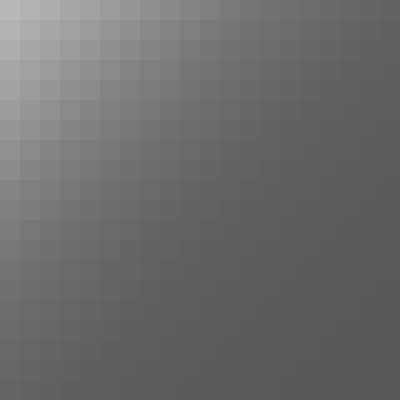
Frame 1 (no input)
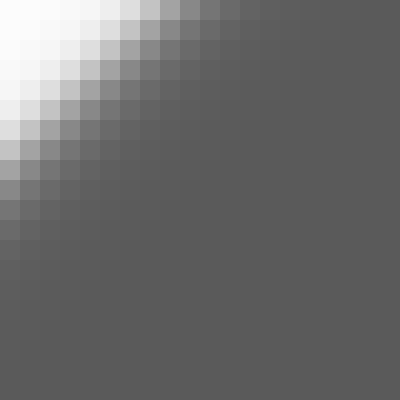
Frame 60 (no input)
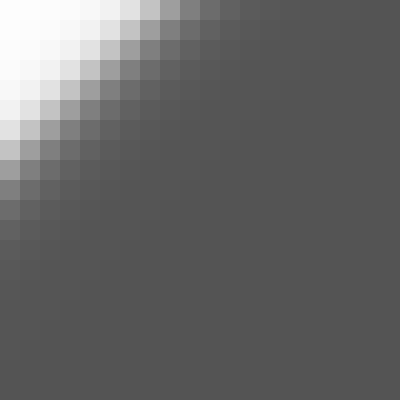
Frame 120 (the mouse pressed at the canvas centre since frame 60)

The p5.js sketch that drew these frames (run headless with seeded random() and noise() and a simulated clock; from frame 60 on, the mouse is pressed at the canvas centre):

// p5.js sketch
// ── sketch.js
let nn;

let training_data = [{
  inputs: [0, 0],
  targets: [1]
}, {
  inputs: [1, 0],
  targets: [0]
}, {
  inputs: [0, 1],
  targets: [0]
}, {
  inputs: [1, 1],
  targets: [1]
}];

let lr_slider;

function setup() {
  createCanvas(400, 400);
  nn = new NeuralNetwork(2, 2, 1);
  lr_slider = createSlider(0.01, 0.1, 0.05, 0.01);
}

function draw() {
  background(0);

  nn.learning_rate = lr_slider.value();

  for (let i = 0; i < 5000; i++) {
    let data = random(training_data);
    nn.train(data.inputs, data.targets);
  }

  let resolution = 20;
  let cols = floor(width / resolution);
  let rows = floor(height / resolution);

  for (let i = 0; i < cols; i++) {
    for (let j = 0; j < rows; j++) {
      let x = i * resolution;
      let y = j * resolution;
      let input_1 = i / (cols - 1);
      let input_2 = j / (rows - 1);
      let output = nn.feedforward([input_1, input_2]);
      let col = output[0] * 255;
      fill(col);
      noStroke();
      rect(x, y, resolution, resolution);
    }
  }



}
// ── GeneticAlgorithm.js
function nextGeneration(population_array){
	
	calculateFitness(population_array);
	for(let i = 0; i < population_array; i++){
		let parents = pickFitest(population_array);
		let child = crossover(parents);
		mutate(child);
		population[i] = child;
	}
}

function mutate(child){
	child.mutate(0.1)
}

function calculateFitness(population_array){
	let sum = 0;
	for(let object of population_array){
		sum+= object.score;
	}

	for(let object of population_array){
		object.fitness = object.score / sum;
	}
}

function pickFitest(population_array){
	let fitest = [];
	for(let i = 0; i < 2; i++){
		let index = 0;
		let r = random(1);

		while(r > 0){
			r = r - population_array[index].fitness;
			index++;
		}
		index--;

		fitest.push(population_array[index]);
	}
	return fitest;
}

function crossover(fitest_population_array){
	let parent_brain_A = fitest_population_array[0];
	let parent_brain_B = fitest_population_array[1];

	let wb_A = parent_brain_A.getWeightsAndBiases();
	let wb_B = parent_brain_B.getWeightsAndBiases();

	let start = floor(random(wab_A.length, wb_B.length));
	let end = floor(random(start + 1, wab_A,length))
	let child_data = wb_A.slice(start, end);

	for(let i = 0; i < wb_B.length; i++){
		let aux = wb_B[i];
		if(!child_data.includes(aux)){
			if(i < start){
				child_data.unshift(aux);
			}else{
				child_data.push(aux);
			}
		}
	}

	let child = new NeuralNetwork(parent_brain_A.input_nodes, parent_brain_A.hidden_nodes, parent_brain_A.output_nodes);
	child.setWeightsAndBiases(child_data);
	return child;

}
// ── Matrix.js
class Matrix{

	constructor(rows, cols){
		this.rows = rows;
		this.cols = cols;
		this.data = [];

		for(let i = 0; i < this.rows; i++){
			this.data[i] = [];
			for(let j = 0; j < this.cols; j++){
				this.data[i][j] = 0;
			}
		}
	}

	// Multiplies two matrices
	static multiply(m1, m2){
		// Matrix product
    	if (m1.cols !== m2.rows) {
    	  console.log('Columns of A must match rows of B.')
    	  return undefined;
    	}
    	let result = new Matrix(m1.rows, m2.cols);
    	for (let i = 0; i < result.rows; i++) {
    	  for (let j = 0; j < result.cols; j++) {
    	    // Dot product of values in col
    	    let sum = 0;
    	    for (let k = 0; k < m1.cols; k++) {
    	      sum += m1.data[i][k] * m2.data[k][j];
    	    }
    	    result.data[i][j] = sum;
    	  }
    	}
    	return result;
	}

	// Maps the func passed onto the matrix
	static map(matrix, func){
		let aux = new Matrix(matrix.rows, matrix.cols);
		for(let i = 0; i < matrix.rows; i++){
			for(let j = 0; j < matrix.cols; j++){
				let val = matrix.data[i][j];
				aux.data[i][j] = func(val);
			}
		}
		return aux;
	}

	// Substracts 2 matrices
	static subtract(a, b) {
 	   // Return a new Matrix a-b
 	   let result = new Matrix(a.rows, a.cols);
 	   for (let i = 0; i < result.rows; i++) {
  	    for (let j = 0; j < result.cols; j++) {
  	      result.data[i][j] = a.data[i][j] - b.data[i][j];
  	    }
  	  }
  	  return result;
  	}

	// Transposes a matrix
	static transpose(matrix) {
    	let result = new Matrix(matrix.cols, matrix.rows);
    	for (let i = 0; i < matrix.rows; i++) {
    	  for (let j = 0; j < matrix.cols; j++) {
    	    result.data[j][i] = matrix.data[i][j];
    	  }
   	 	}
  	  return result;
 	}

	// Creates a vector matrix from the array
	static fromArray(arr){
		let aux = new Matrix(arr.length, 1);
		for(let i = 0; i < arr.length; i++){	
			aux.data[i][0] = arr[i];
		}
		return aux;
	}

	static deserialize(data) {
    	if (typeof data == 'string') {
    	  let newData = JSON.parse(data);
    	}
    	let matrix = new Matrix(newData.rows, newData.cols);
    	matrix.data = newData.data;
    	return matrix;
  	}

	copy() {
	    let m = new Matrix(this.rows, this.cols);
	    for (let i = 0; i < this.rows; i++) {
	      for (let j = 0; j < this.cols; j++) {
	        m.data[i][j] = this.data[i][j];
	      }
	    }
	    return m;
	}


	// Returns an array filled with the matrix values
	toArray(){
		let aux = [];
		for(let i = 0; i < this.rows; i++){
			for(let j = 0; j < this.cols; j++){
				aux.push(this.data[i][j]);
			}
		}
		return aux;
	}

	// Maps the caller matrix with the passed function
	map(func){
		for(let i = 0; i < this.rows; i++){
			for(let j = 0; j < this.cols; j++){
				let val = this.data[i][j];
				this.data[i][j] = func(val);
			}
		}
	}

	//Adds this and the passed matrix;
	add(n) {
  		  if (n instanceof Matrix) {
  		    for (let i = 0; i < this.rows; i++) {
  		     for (let j = 0; j < this.cols; j++) {
  		       this.data[i][j] += n.data[i][j];
  		     }
  		   }
  		 } else {
  		   for (let i = 0; i < this.rows; i++) {
  		     for (let j = 0; j < this.cols; j++) {
  		       this.data[i][j] += n;
  		    }
  		  }
  		}
  	}

	// Either multiplies the whole matrix with a number, or does a elementary matrix multiplication
	multiply(n) {
	    if (n instanceof Matrix) {
	      // hadamard product
	      for (let i = 0; i < this.rows; i++) {
	        for (let j = 0; j < this.cols; j++) {
	          this.data[i][j] *= n.data[i][j];
	        }
	      }
	    } else {
	      // Scalar product
	      for (let i = 0; i < this.rows; i++) {
	        for (let j = 0; j < this.cols; j++) {
	          this.data[i][j] *= n;
	        }
	      }
	    }
	  }

	subtract(matrix){
		if(this.rows !== matrix.rows || this.cols !== matrix.cols){
			console.log("Cols or Rows of the passed matrix do not match");
			return undefined;
		}else{
			for(let i = 0; i < this.rows; i++){
				for(let j = 0; j < this.cols; j++){
					this.data[i][j] -= matrix.data[i][j];
				}
			}
		}
	}

	// Fills the caller with random values between - 1 ... 1
	randomize(){
		for(let i = 0; i < this.rows; i++){
			for(let j = 0; j < this.cols; j++){
				this.data[i][j] = Math.random() * 2 - 1
			}
		}
	}

	print(){
		console.table(this.data);
	}

	serialize() {
   		return JSON.stringify(this);
 	}
}


if (typeof module !== 'undefined') {
  module.exports = Matrix;
}
// ── NeuralNetwork.js
class ActivationFunction {
  constructor(func, dfunc) {
    this.func = func;
    this.dfunc = dfunc;
  }
}

let sigmoid = new ActivationFunction(
  x => 1 / (1 + Math.exp(-x)),
  y => y * (1 - y)
);

let tanh = new ActivationFunction(
  x => Math.tanh(x),
  y => 1 - (y * y)
);


class NeuralNetwork {
  /*
  * if first argument is a NeuralNetwork the constructor clones it
  * USAGE: cloned_nn = new NeuralNetwork(to_clone_nn);
  */
  constructor(in_nodes, hid_nodes, out_nodes) {
    if (in_nodes instanceof NeuralNetwork) {
      let a = in_nodes;
      this.input_nodes = a.input_nodes;
      this.hidden_nodes = a.hidden_nodes;
      this.output_nodes = a.output_nodes;

      this.weights_ih = a.weights_ih.copy();
      this.weights_ho = a.weights_ho.copy();

      this.bias_h = a.bias_h.copy();
      this.bias_o = a.bias_o.copy();
    } else {
      this.input_nodes = in_nodes;
      this.hidden_nodes = hid_nodes;
      this.output_nodes = out_nodes;

      this.weights_ih = new Matrix(this.hidden_nodes, this.input_nodes);
      this.weights_ho = new Matrix(this.output_nodes, this.hidden_nodes);
      this.weights_ih.randomize();
      this.weights_ho.randomize();

      this.bias_h = new Matrix(this.hidden_nodes, 1);
      this.bias_o = new Matrix(this.output_nodes, 1);
      this.bias_h.randomize();
      this.bias_o.randomize();
    }

    // TODO: copy these as well
    this.setLearningRate();
    this.setActivationFunction();

  }

  feedforward(input_array) {

    // Generating the Hidden Outputs
    let inputs = Matrix.fromArray(input_array);
    let hidden = Matrix.multiply(this.weights_ih, inputs);
    hidden.add(this.bias_h);
    // activation function!
    hidden.map(this.activation_function.func);

    // Generating the output's output!
    let output = Matrix.multiply(this.weights_ho, hidden);
    output.add(this.bias_o);
    output.map(this.activation_function.func);

    // Sending back to the caller!
    return output.toArray();
  }

  setLearningRate(learning_rate = 0.1) {
    this.learning_rate = learning_rate;
  }

  setActivationFunction(func = sigmoid) {
    this.activation_function = func;
  }

  train(input_array, target_array) {
    // Generating the Hidden Outputs
    let inputs = Matrix.fromArray(input_array);
    let hidden = Matrix.multiply(this.weights_ih, inputs);
    hidden.add(this.bias_h);
    // activation function!
    hidden.map(this.activation_function.func);

    // Generating the output's output!
    let outputs = Matrix.multiply(this.weights_ho, hidden);
    outputs.add(this.bias_o);
    outputs.map(this.activation_function.func);

    // Convert array to matrix object
    let targets = Matrix.fromArray(target_array);

    // Calculate the error
    // ERROR = TARGETS - OUTPUTS
    let output_errors = Matrix.subtract(targets, outputs);

    // let gradient = outputs * (1 - outputs);
    // Calculate gradient
    let gradients = Matrix.map(outputs, this.activation_function.dfunc);
    gradients.multiply(output_errors);
    gradients.multiply(this.learning_rate);


    // Calculate deltas
    let hidden_T = Matrix.transpose(hidden);
    let weight_ho_deltas = Matrix.multiply(gradients, hidden_T);

    // Adjust the weights by deltas
    this.weights_ho.add(weight_ho_deltas);
    // Adjust the bias by its deltas (which is just the gradients)
    this.bias_o.add(gradients);

    // Calculate the hidden layer errors
    let who_t = Matrix.transpose(this.weights_ho);
    let hidden_errors = Matrix.multiply(who_t, output_errors);

    // Calculate hidden gradient
    let hidden_gradient = Matrix.map(hidden, this.activation_function.dfunc);
    hidden_gradient.multiply(hidden_errors);
    hidden_gradient.multiply(this.learning_rate);

    // Calcuate input->hidden deltas
    let inputs_T = Matrix.transpose(inputs);
    let weight_ih_deltas = Matrix.multiply(hidden_gradient, inputs_T);

    this.weights_ih.add(weight_ih_deltas);
    // Adjust the bias by its deltas (which is just the gradients)
    this.bias_h.add(hidden_gradient);

  }

  serialize() {
    return JSON.stringify(this);
  }

  static deserialize(data) {
    if (typeof data == 'string') {
      data = JSON.parse(data);
    }
    let nn = new NeuralNetwork(data.input_nodes, data.hidden_nodes, data.output_nodes);
    nn.weights_ih = Matrix.deserialize(data.weights_ih);
    nn.weights_ho = Matrix.deserialize(data.weights_ho);
    nn.bias_h = Matrix.deserialize(data.bias_h);
    nn.bias_o = Matrix.deserialize(data.bias_o);
    nn.learning_rate = data.learning_rate;
    return nn;
  }


  // Adding function for neuro-evolution
  copy() {
    return new NeuralNetwork(this);
  }


  getWeightsAndBiases(){
  	return [this.weights_ih, this.weights_ho, this.bias_h, this.bias_o];
  }

  // Parameter order is asumed
  setWeightsAndBiases(arr){
  	this.weights_ih = arr[0];
  	this.weights_ho = arr[1];
  	this.bias_h = arr[2];
  	this.bias_o = arr[3];
  }

  // Accept an arbitrary function for mutation
  mutate(rate) {
    function mutate(val){
    	if(Math.random() < rate){
    		return val + randomGaussian(0, 0.1);
    	}else {
    		return val;
    	}
    }

    this.weights_ih.map(mutate);
    this.weights_ho.map(mutate);
    this.bias_h.map(mutate);
    this.bias_o.map(mutate);
  }
}
